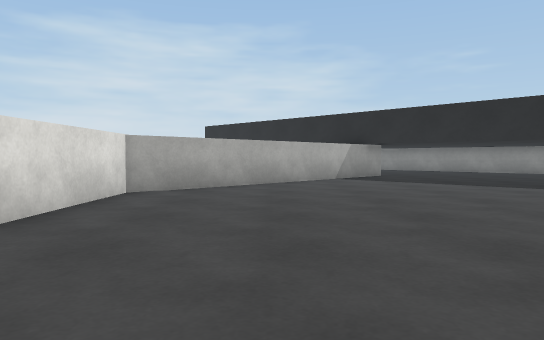
[1] (above)

13 first-person views from a walk through a Unity game level. The camera is 0.62 m above the floor, tilts 2° down and sees 70° across. The floor is counted in squares, 1 m on a side. Each view is taken from the middle of a square. On the plan, view 1 faces up. The plan holds only what a view shows up to about 10 squares ahead; the rest is blank. The place goes on beyond the plan. The player character is not drawn. Surface patterns are stand-ins for the level's own textures.

[2]
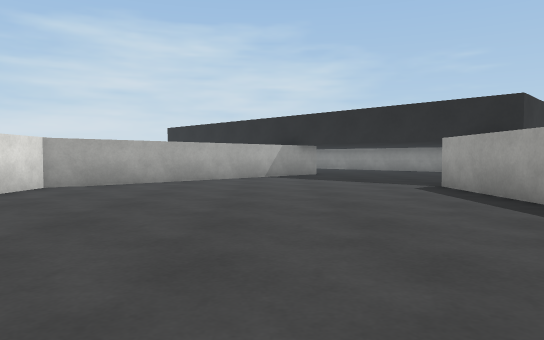

[3]
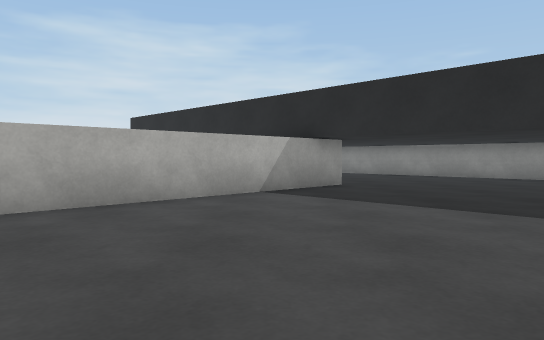

[4]
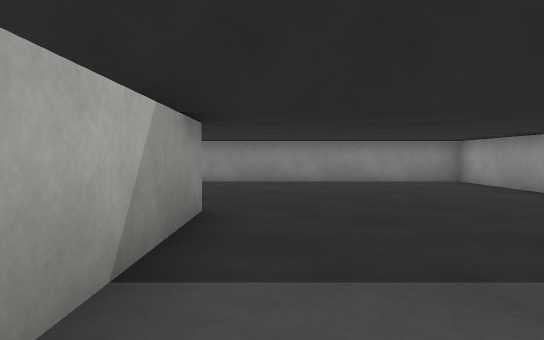

[5]
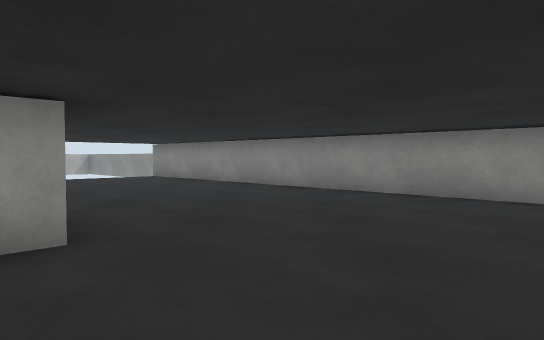

[6]
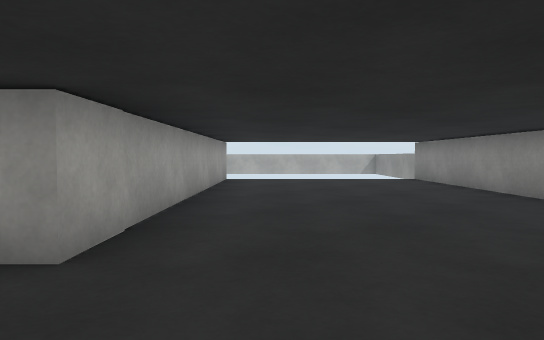

[7]
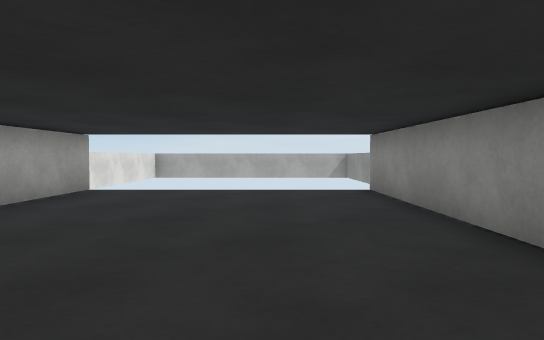

[8]
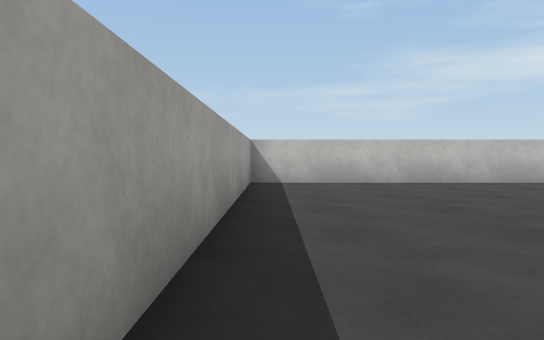

[9]
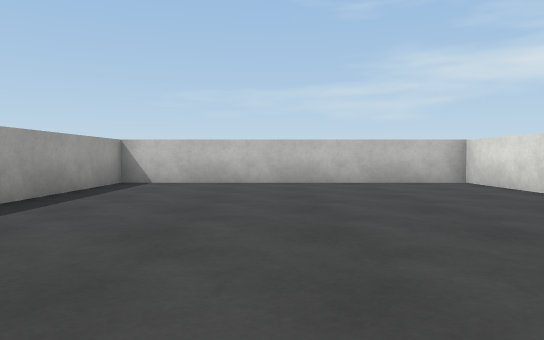

[10]
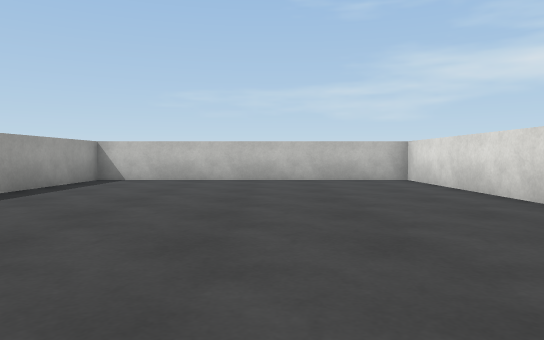

[11]
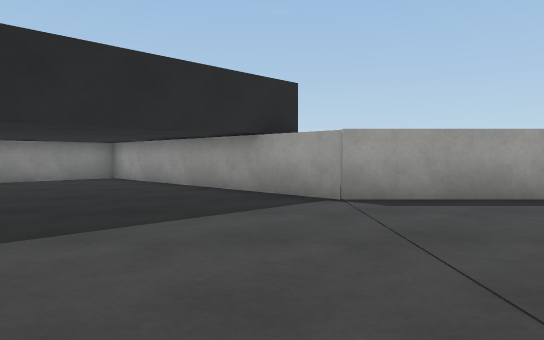

[12]
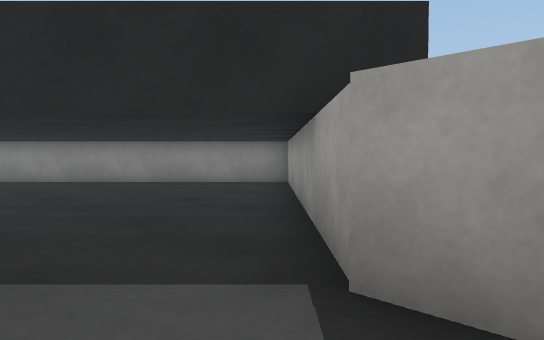

[13]
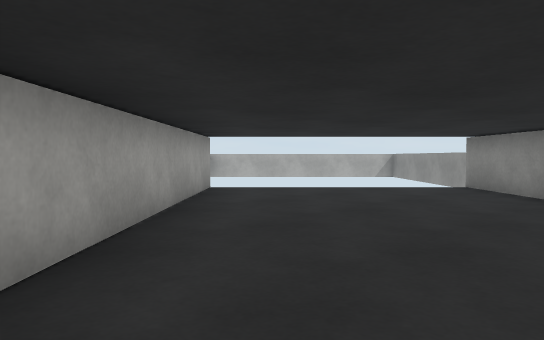

### Floor plan
Points are (right, up) in squares from view 1. A wall is a line through its corners. A room is listed if a view was taken in it or the views show most of it. See-through windows are left out.
Room 1 (views 1, 2, 3, 4, 5, 6, 7, 8, 9, 10, 11, 12, 13)
walls: (-2.5, 18.7) (3.6, 12.7) (-2.5, 6.6) (-2.5, -2) (5.5, -2) (5.5, 6.9) (11.1, 12.5) (1.2, 22.4)

Where each view was taken, in squares from view 1:
view 1: 0 up, 0 right, facing up
view 2: 1 down, 2 right, facing up
view 3: 4 up, 2 right, facing up
view 4: 9 up, 1 right, facing up-right
view 5: 10 up, 5 right, facing up
view 6: 12 up, 6 right, facing up-left
view 7: 16 up, 5 right, facing up-left
view 8: 7 up, 5 right, facing down
view 9: 7 up, 2 right, facing down
view 10: 8 up, 1 right, facing down
view 11: 8 up, 0 right, facing right
view 12: 6 up, 4 right, facing up-right
view 13: 14 up, 4 right, facing up-left
